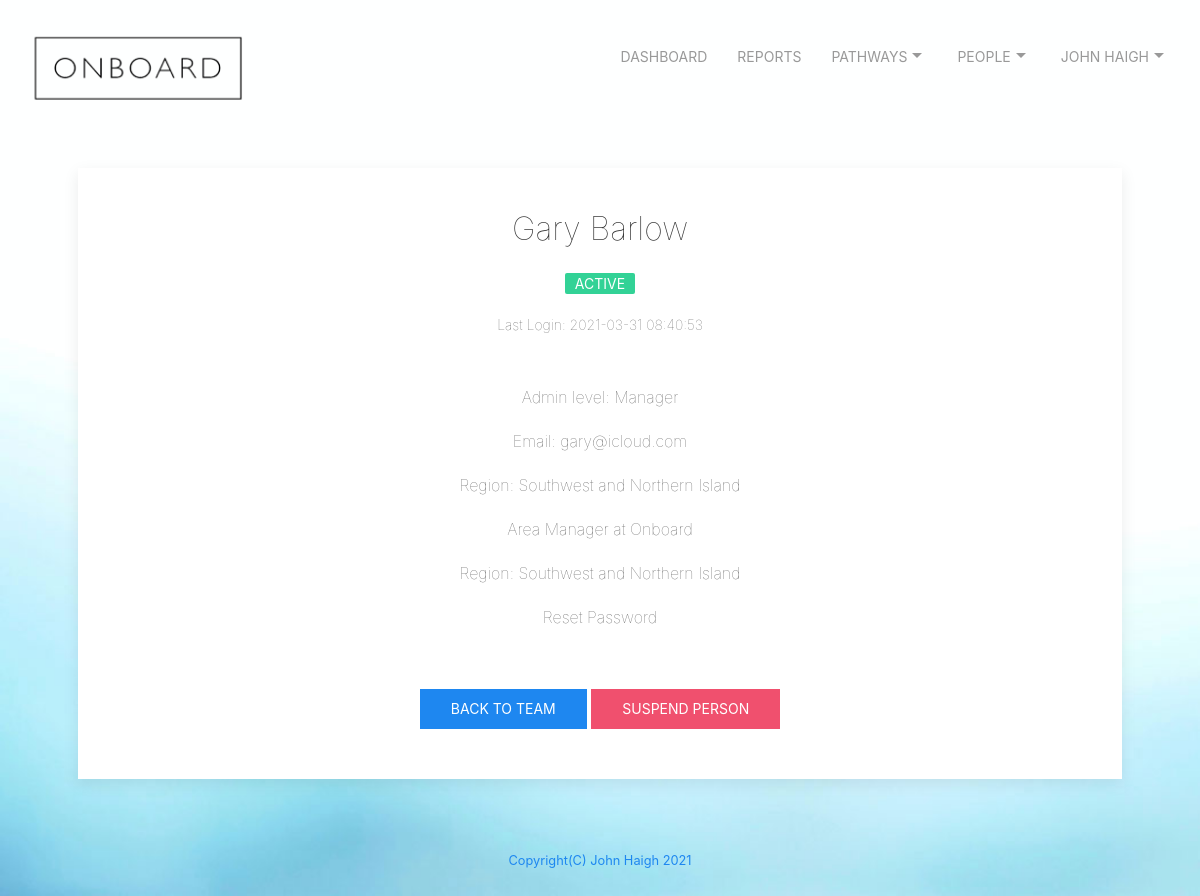
The app's page /viewteammember?email=gary@icloud.com (signed in) with its own data.
### tables this page shows
CREATE TABLE users ('id' integer PRIMARY KEY NOT NULL, 'email' text NOT NULL, 'firstname' text NOT NULL,'lastname' text NOT NULL, 'password' text NOT NULL, 'company' text NOT NULL, 'jobrole' text NOT NULL,'companymail' text NOT NULL, 'confirmed' text, 'lastlogin' text, 'adminlevel' int, 'status' text, 'region' text, 'averagescore' int, 'averagebusiness' int, 'averagebusinesstarget' int, 'averageprogressnumber' int);

### app.py (the view)
@app.route("/viewteammember", methods=["GET", "POST"])
@login_required
def viewteammember():
    if request.method == "GET":
        db = SQL("sqlite:///onboard.db")
        info = db.execute("SELECT * FROM users WHERE id = ?", session["user_id"])
        username = info[0]['email']
        firstname = info[0]['firstname']
        lastname = info[0]['lastname']
        company = info[0]['company']
        companymail = info[0]['companymail']
        fullname = firstname + ' ' + lastname
        email = request.args.get('email')
        teammember = db.execute("SELECT * FROM users WHERE email = ?", email)
        return render_template("viewteammember.html", teammember = teammember, FullName = fullname, company = company)

### app.py (called while the page is built)
@app.after_request
def after_request(response):
    response.headers["Cache-Control"] = "no-cache, no-store, must-revalidate"
    response.headers["Expires"] = 0
    response.headers["Pragma"] = "no-cache"
    return response

def login_required(f):
    @wraps(f)
    def decorated_function(*args, **kwargs):
        if session.get("user_id") is None:
            return redirect("/login")
        return f(*args, **kwargs)
    return decorated_function

### templates/viewteammember.html (shortened to what this page needs)
{% extends "layout.html" %}
{% block main %}
<div class="uk-card uk-card-default uk-card-small">
  <div class="uk-card-body" id="width">
    <div class="uk-text-center uk-card-body">
      <h2 class="uk-text uk-text-lighter">{{ teammember[0]["firstname"] }} {{ teammember[0]['lastname'] }}</h2>
      {% if teammember[0]['status'] == 'active' %}
        <span class="uk-label uk-label-success">{{teammember[0]['status']}}</span>
      {% endif %}
      <p class="uk-text uk-text-lighter uk-text-small uk-text-center">Last Login: {{ teammember[0]["lastlogin"] }}</p>
    </div>
      <table class="uk-table uk-table-small uk-text uk-text-lighter uk-text-center">
        <tr><td>Admin level: {{ teammember[0]["adminlevel"] }}</td></tr>
        <tr><td>Email: {{ teammember[0]["email"] }}</td></tr>
        <tr><td>Region: {{ teammember[0]["region"] }}</td></tr>
        <tr><td>{{ teammember[0]["jobrole"] }} at {{ teammember[0]["company"] }}</td></tr>
        <tr><td>Region: {{ teammember[0]["region"] }}</td></tr>
        <tr><td>Reset Password</td></tr>
      </table>
      {% if teammember[0]['status'] == 'active' %}
      <div id="center">
        <a class="uk-button uk-button-primary" href="/viewteam">Back To Team</a> <a href="/suspenduser?id=suspend&email={{ teammember[0]["email"] }}" class="uk-button uk-button-danger">Suspend Person</a>
      </div>
      {% endif %}
    </div>
  </div>
  {% endblock %}

### static/styles.css (style rules this page uses)
#center { margin-left: auto; margin-right: auto; text-align: center; padding: 30px; }
#width { margin-left: auto; margin-right: auto; width: 80%; padding: 20px; }
body { border-color: coral; }
body { background-image: url("images/onboard_homepage_background_1400x933px.jpg"); background-repeat: repeat; background-size: cover; background-color: #464646; height: 200vh; }

### records on screen
users: firstname "Gary", lastname "Barlow", status "ACTIVE", lastlogin "2021-03-31 08:40:53", adminlevel "Manager", email "gary@icloud.com", region "Southwest and Northern Island", jobrole "Area Manager", company "Onboard"

### other values on screen
{{ FullName }} "JOHN HAIGH"
